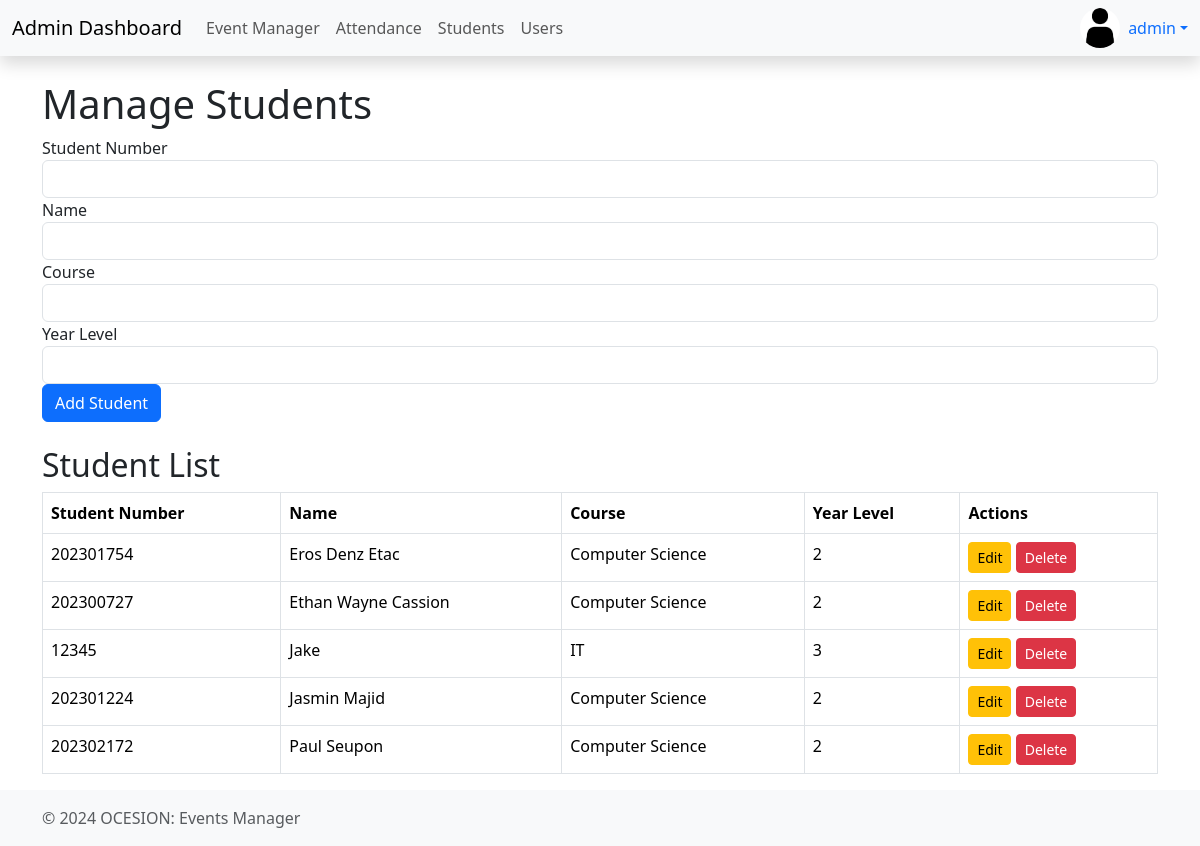
The app's page /admin/students.php (signed in) with its own data.
### tables this page shows
CREATE TABLE `students` (
  `id` int(11) NOT NULL,
  `student_number` varchar(20) NOT NULL,
  `name` varchar(100) NOT NULL,
  `course` varchar(100) NOT NULL,
  `year_level` int(11) NOT NULL
);

### admin/students.php (the view, shortened to what this page needs)
<?php
global $pdo;
$student_number = $name = $course = $year_level = "";
$student_number_err = $name_err = $course_err = $year_level_err = "";
$sql = "SELECT * FROM students ORDER BY name ASC";
$students = $pdo->query($sql)->fetchAll(PDO::FETCH_ASSOC);
?>
<!DOCTYPE html>
<html lang="en">
<?php include '../includes/_head.php'; ?>
<body>
<?php include '../includes/_topnav.php'; ?>
<div class="container mt-4">
    <h1>Manage Students</h1>
    <form method="POST" class="mb-4">
        <div class="form-group">
            <label for="student_number">Student Number</label>
            <input type="text" class="form-control <?= !empty($student_number_err) ? 'is-invalid' : '' ?>" id="student_number" name="student_number" value="<?= htmlspecialchars($student_number) ?>">
        </div>
        <div class="form-group">
            <label for="name">Name</label>
            <input type="text" class="form-control <?= !empty($name_err) ? 'is-invalid' : '' ?>" id="name" name="name" value="<?= htmlspecialchars($name) ?>">
        </div>
        <div class="form-group">
            <label for="course">Course</label>
            <input type="text" class="form-control <?= !empty($course_err) ? 'is-invalid' : '' ?>" id="course" name="course" value="<?= htmlspecialchars($course) ?>">
        </div>
        <div class="form-group">
            <label for="year_level">Year Level</label>
            <input type="number" class="form-control <?= !empty($year_level_err) ? 'is-invalid' : '' ?>" id="year_level" name="year_level" value="<?= htmlspecialchars($year_level) ?>">
        </div>
        <button type="submit" class="btn btn-primary" id="form-submit-btn">Add Student</button>
    </form>
    <h2>Student List</h2>
    <table class="table table-bordered">
        <thead>
            <tr>
                <th>Student Number</th>
                <th>Name</th>
                <th>Course</th>
                <th>Year Level</th>
                <th>Actions</th>
            </tr>
        </thead>
        <tbody>
            <?php foreach ($students as $student): ?>
                <tr>
                    <td><?= htmlspecialchars($student['student_number']) ?></td>
                    <td><?= htmlspecialchars($student['name']) ?></td>
                    <td><?= htmlspecialchars($student['course']) ?></td>
                    <td><?= htmlspecialchars($student['year_level']) ?></td>
                    <td>
                        <button class="btn btn-sm btn-warning edit-btn"
                                data-id="<?= $student['id'] ?>"
                                data-student_number="<?= htmlspecialchars($student['student_number']) ?>"
                                data-name="<?= htmlspecialchars($student['name']) ?>"
                                data-course="<?= htmlspecialchars($student['course']) ?>"
                                data-year_level="<?= htmlspecialchars($student['year_level']) ?>">
                            Edit
                        </button>
                        <a href="students.php?delete_id=<?= $student['id'] ?>" class="btn btn-sm btn-danger" onclick="return confirm('Are you sure?')">Delete</a>
                    </td>
                </tr>
            <?php endforeach; ?>
        </tbody>
    </table>
</div>
<?php include '../includes/_footer.php'; ?>
</body>
</html>

### includes/_head.php (shortened to what this page needs)
<head>
    <link rel="stylesheet" href="../css/bootstrap.min.css">
</head>

### includes/_topnav.php (shortened to what this page needs)
<?php
$username = isset($_SESSION['user']['username']) ? htmlspecialchars($_SESSION['user']['username']) : 'Guest';
?>
<nav class="navbar navbar-expand-lg navbar-light bg-light shadow">
    <div class="container-fluid">
        <a class="navbar-brand" href="../admin/dashboard.php">Admin Dashboard</a>
        <div class="collapse navbar-collapse" id="navbarNav">
            <ul class="navbar-nav me-auto">
                <li class="nav-item">
                    <a class="nav-link" href="../admin/events.php">Event Manager</a>
                </li>
                <li class="nav-item">
                    <a class="nav-link" href="../admin/attendance.php">Attendance</a>
                </li>
                <li class="nav-item">
                    <a class="nav-link" href="../admin/students.php">Students</a>
                </li>
                <li class="nav-item">
                    <a class="nav-link" href="../admin/users.php">Users</a>
                </li>
            </ul>
            <div class="dropdown">
                <a href="#" class="d-flex align-items-center text-decoration-none dropdown-toggle" id="userProfileDropdown" data-bs-toggle="dropdown" aria-expanded="false">
                    <img src="../assets/user-silhouette.png" alt="User Icon" class="rounded-circle me-2" width="40" height="40">
                    <span><?= $username; ?></span>
                </a>
            </div>
        </div>
    </div>
</nav>

### includes/_footer.php
<footer class="footer mt-auto py-3 bg-light">
    <div class="container">
        <span class="text-muted">&copy; 2024 OCESION: Events Manager</span>
    </div>
</footer>

### records on screen
students: student_number "202301754", name "Eros Denz Etac", course "Computer Science", year_level "2"
students: student_number "202300727", name "Ethan Wayne Cassion", course "Computer Science", year_level "2"
students: student_number "12345", name "Jake", course "IT", year_level "3"
students: student_number "202301224", name "Jasmin Majid", course "Computer Science", year_level "2"
students: student_number "202302172", name "Paul Seupon", course "Computer Science", year_level "2"

### other values on screen
$username "admin"
